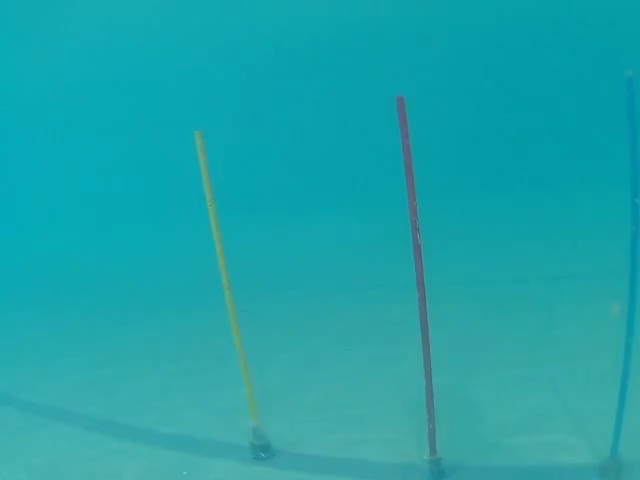
#> input picture frame 161 of dataset.mp4, 640 x 480 px
$ python angle.py
#> lines starting #> are read from the running program, lines starting #| are printed output that depends on the picture; after the words box and inside, x2 and y2 are one past the last pixel; in counts of white or black regions, pixels touching at a corner belong together
#> further down, frame is the input picture: shape (480, 640, 3); mean B, G, R 169.7, 163.8, 28.9
# [81 lines of commented-out code are left out]


import cv2
import numpy as np

def color_correction(frame):
    b, g, r = cv2.split(frame)
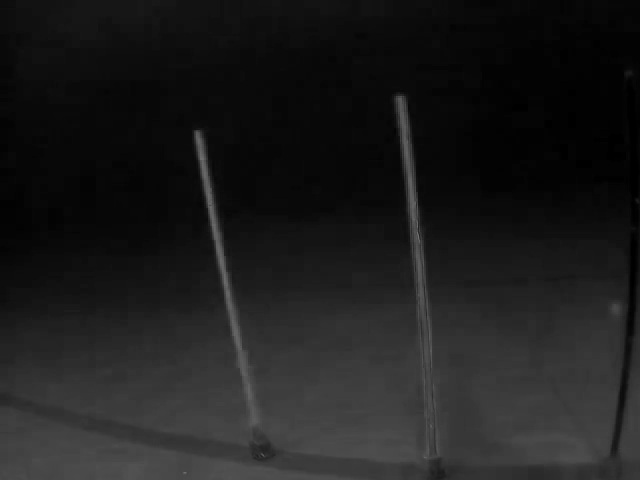
#> r: shape (480, 640); min 0, max 115, mean 28.9
    b = cv2.normalize(b, None, 0, 255, cv2.NORM_MINMAX)
    g = cv2.normalize(g, None, 0, 255, cv2.NORM_MINMAX)
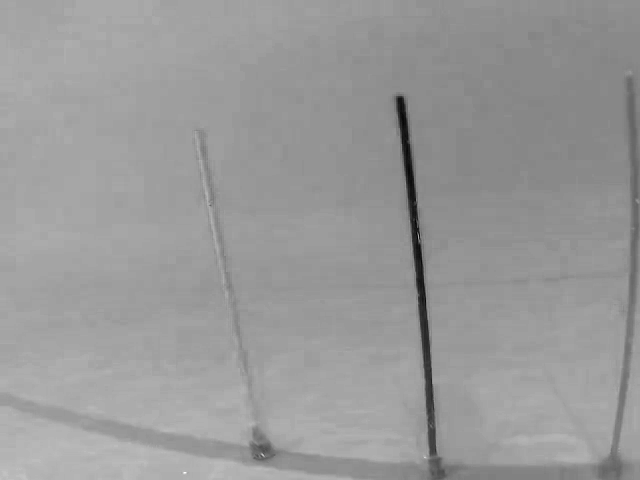
#> g: shape (480, 640); min 0, max 255, mean 153.3
    r = cv2.normalize(r, None, 0, 255, cv2.NORM_MINMAX)
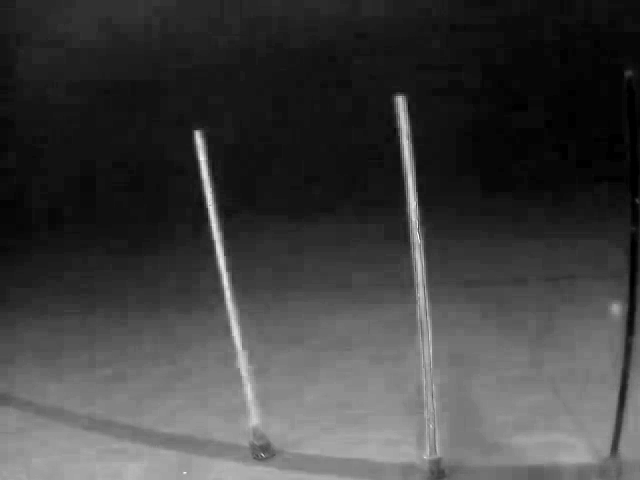
#> r: shape (480, 640); min 0, max 255, mean 64.1
    corrected = cv2.merge((b, g, r))
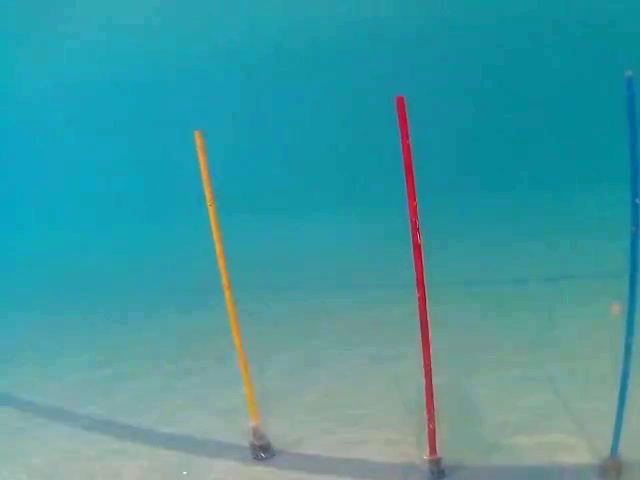
#> corrected: shape (480, 640, 3); mean B, G, R 161.5, 153.3, 64.1
    return corrected


def apply_clahe(frame):
    lab = cv2.cvtColor(frame, cv2.COLOR_BGR2LAB)
    l, a, b = cv2.split(lab)
    clahe = cv2.createCLAHE(clipLimit=2.0, tileGridSize=(8, 8))
    l = clahe.apply(l)
    merged = cv2.merge((l, a, b))
    enhanced_bgr_image = cv2.cvtColor(merged, cv2.COLOR_LAB2BGR)
    return enhanced_bgr_image


def detect_poles_multistage(frame_normalized):
    # STAGE 1: Edge Detection - Find vertical structures
    gray = cv2.cvtColor(frame_normalized, cv2.COLOR_BGR2GRAY)
    edges = cv2.Canny(gray, 50, 150)
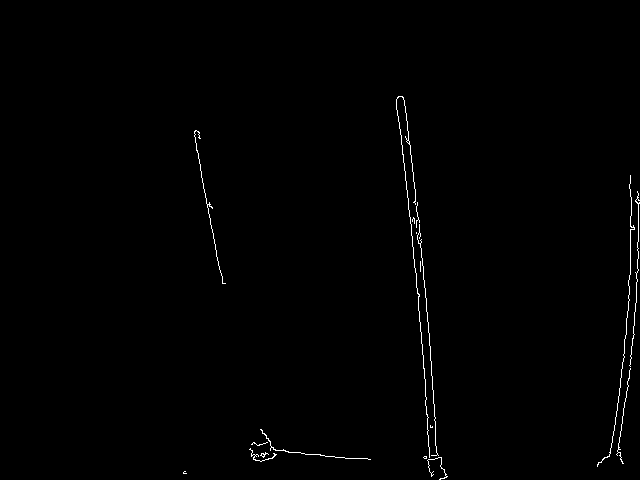
#> edges: shape (480, 640); 0.62% white in thin lines or dots, all inside (x1, y1, x2, y2) = (183, 96, 640, 480)

    # Dilate edges slightly to connect nearby edge pixels
    kernel_edge = np.ones((3, 1), np.uint8)  # Vertical kernel
    edges_dilated = cv2.dilate(edges, kernel_edge, iterations=2)
#> edges_dilated: shape (480, 640); 1.2% white; 7 white regions (1 under 20 px), largest, box (x1, y1, x2, y2) and area: (396, 94, 448, 480) 1450, (249, 427, 371, 464) 912, (597, 173, 635, 469) 506, (616, 189, 640, 466) 498, (194, 128, 226, 286) 361, (183, 469, 187, 476) 25

    # STAGE 2: Color Detection in HSV
    hsv_image = cv2.cvtColor(frame_normalized, cv2.COLOR_BGR2HSV)
#> hsv_image: shape (480, 640, 3); mean H, S, V 89.5, 158.1, 165.8

    # Yellow pole
    lower_yellow = np.array([92, 150, 100])
    upper_yellow = np.array([98, 255, 190])
    yellow_mask = cv2.inRange(hsv_image, lower_yellow, upper_yellow)
#> yellow_mask: shape (480, 640); 53.5% white; 34 black regions (9 under 20 px), largest, box (x1, y1, x2, y2) and area: (0, 92, 640, 480) 129757, (0, 112, 112, 242) 8636, (16, 72, 82, 106) 1028

    # Cyan/Blue pole
    lower_cyan = np.array([25, 140, 90])
    upper_cyan = np.array([40, 220, 225])
    cyan_mask = cv2.inRange(hsv_image, lower_cyan, upper_cyan)
#> cyan_mask: shape (480, 640); 0% white in thin lines or dots, all inside (x1, y1, x2, y2) = (230, 302, 252, 410)

    # Red pole
    lower_red1 = np.array([0, 90, 90])
    upper_red1 = np.array([7, 220, 195])
    red_mask1 = cv2.inRange(hsv_image, lower_red1, upper_red1)
#> red_mask1: shape (480, 640); 0.04% white in thin lines or dots, all inside (x1, y1, x2, y2) = (422, 292, 436, 456)

    lower_red2 = np.array([168, 90, 90])
    upper_red2 = np.array([178, 220, 195])
    red_mask2 = cv2.inRange(hsv_image, lower_red2, upper_red2)
#> red_mask2: shape (480, 640); 0.6% white; 17 white regions (7 under 20 px), largest, box (x1, y1, x2, y2) and area: (410, 203, 436, 456) 1420, (400, 96, 408, 138) 91, (408, 154, 414, 184) 56
    red_mask = cv2.bitwise_or(red_mask1, red_mask2)
#> red_mask: shape (480, 640); 0.64% white; 15 white regions (5 under 20 px), largest, box (x1, y1, x2, y2) and area: (410, 203, 436, 456) 1561, (400, 96, 408, 138) 91, (408, 154, 414, 184) 56

    # Combine color masks
    color_mask = cv2.bitwise_or(yellow_mask, cyan_mask)
#> color_mask: shape (480, 640); 53.5% white; 34 black regions (9 under 20 px), largest, box (x1, y1, x2, y2) and area: (0, 92, 640, 480) 129749, (0, 112, 112, 242) 8636, (16, 72, 82, 106) 1028
    color_mask = cv2.bitwise_or(color_mask, red_mask)
#> color_mask: shape (480, 640); 54.2% white; 43 black regions (18 under 20 px), largest, box (x1, y1, x2, y2) and area: (0, 92, 640, 480) 127744, (0, 112, 112, 242) 8636, (16, 72, 82, 106) 1028

    # STAGE 3: LAB Color Space - Better for underwater
    lab_image = cv2.cvtColor(frame_normalized, cv2.COLOR_BGR2LAB)
#> lab_image: shape (480, 640, 3); mean of channels 0, 1, 2 151.4, 108, 117
    l, a, b = cv2.split(lab_image)
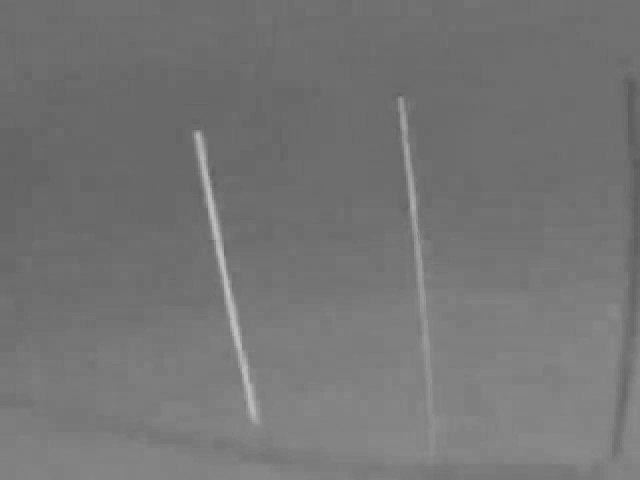
#> b: shape (480, 640); min 91, max 193, mean 117

    # Poles tend to have high saturation in A and B channels
    a_thresh = cv2.threshold(cv2.absdiff(a, 128), 20, 255, cv2.THRESH_BINARY)[1]
#> a_thresh: shape (480, 640); 67.6% white; 37 black regions (23 under 20 px), largest, box (x1, y1, x2, y2) and area: (0, 72, 640, 480) 98200, (392, 92, 418, 204) 492, (352, 280, 368, 288) 128
    b_thresh = cv2.threshold(cv2.absdiff(b, 128), 20, 255, cv2.THRESH_BINARY)[1]
#> b_thresh: shape (480, 640); 15.8% white; 46 white regions (21 under 20 px), largest, box (x1, y1, x2, y2) and area: (0, 48, 320, 424) 43401, (622, 72, 640, 312) 2612, (400, 98, 424, 312) 737
    lab_mask = cv2.bitwise_or(a_thresh, b_thresh)
#> lab_mask: shape (480, 640); 69.2% white; 69 black regions (41 under 20 px), largest, box (x1, y1, x2, y2) and area: (0, 206, 640, 480) 92426, (402, 94, 418, 204) 288, (216, 296, 230, 328) 184

    # STAGE 4: Combine all evidence (edges + color + LAB)
    # Voting system: if 2 out of 3 agree, it's likely a pole
    combined = np.zeros_like(edges_dilated)
    combined = cv2.bitwise_or(combined, cv2.bitwise_and(edges_dilated, color_mask))
#> combined: shape (480, 640); 0.31% white in thin lines or dots, all inside (x1, y1, x2, y2) = (194, 96, 639, 456)
    combined = cv2.bitwise_or(combined, cv2.bitwise_and(edges_dilated, lab_mask))
#> combined: shape (480, 640); 0.51% white in thin lines or dots, all inside (x1, y1, x2, y2) = (194, 94, 640, 456)
    combined = cv2.bitwise_or(combined, cv2.bitwise_and(color_mask, lab_mask))
#> combined: shape (480, 640); 54.1% white; 67 black regions (40 under 20 px), largest, box (x1, y1, x2, y2) and area: (0, 92, 640, 480) 127944, (0, 112, 112, 242) 8636, (16, 72, 82, 106) 1028

    # STAGE 5: Morphology to clean up and connect segments
    kernel_morph = np.ones((5, 3), np.uint8)  # Vertical kernel
    combined = cv2.morphologyEx(combined, cv2.MORPH_CLOSE, kernel_morph)
#> combined: shape (480, 640); 54.7% white; 45 black regions (4 under 20 px), largest, box (x1, y1, x2, y2) and area: (0, 130, 640, 480) 125482, (0, 112, 112, 242) 8626, (16, 72, 82, 104) 951
    combined = cv2.morphologyEx(combined, cv2.MORPH_OPEN, kernel_morph)
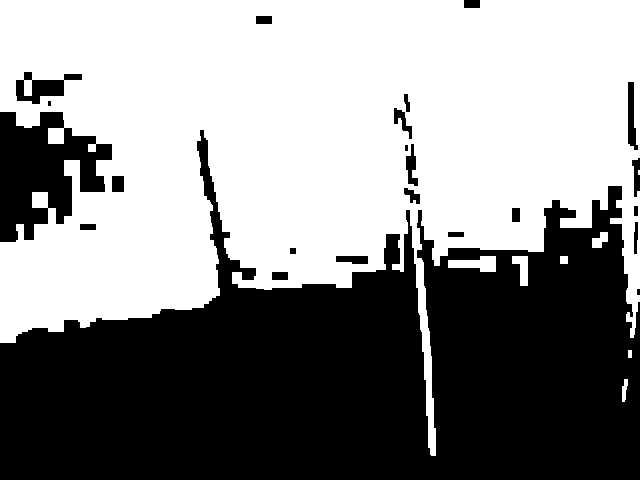
#> combined: shape (480, 640); 54.4% white; 23 black regions (3 under 20 px), largest, box (x1, y1, x2, y2) and area: (0, 130, 640, 480) 127798, (0, 112, 112, 242) 8626, (16, 72, 82, 104) 951

    return combined


VIDEO_PATH = "dataset.mp4"
HORIZONTAL_FOV_DEG = 100

capture = cv2.VideoCapture(VIDEO_PATH)
if not capture.isOpened():
    print("Error opening video")
    exit()

while True:
    ret, frame = capture.read()
    if not ret:
        break

    cv2.imshow("Before color correction", frame)

    frame_normalized = color_correction(frame)
    cv2.imshow("After color correction", frame_normalized)

    # Multi-stage pole detection - output is the final mask
    poles_mask = detect_poles_multistage(frame_normalized)

    cv2.imshow("Poles Mask", poles_mask)


capture.release()
cv2.destroyAllWindows()

$ run again, starting later in the video
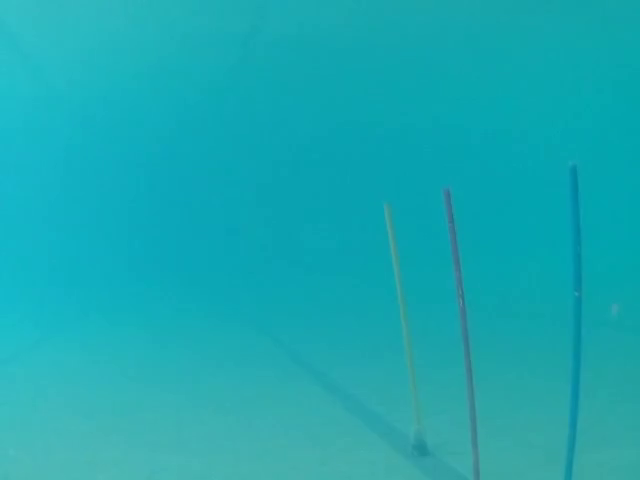
#> input picture frame 726 of dataset.mp4, 640 x 480 px
#> frame is the input picture: shape (480, 640, 3); mean B, G, R 178.3, 169.5, 26
#> in detect_poles_multistage, `edges = cv2.Canny(gray, 50, 150)`:
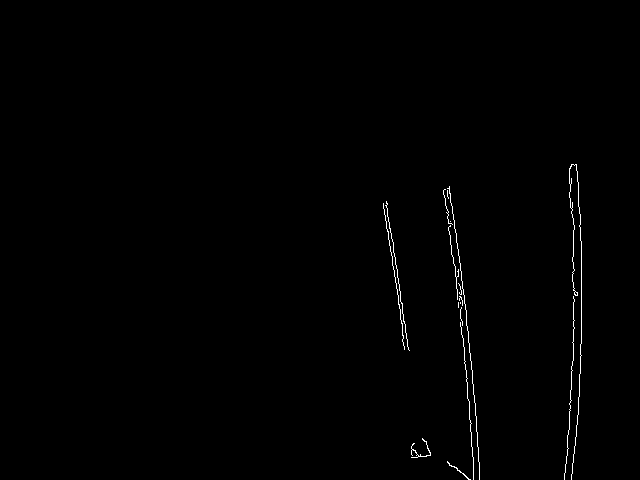
#> edges: shape (480, 640); 0.56% white in thin lines or dots, all inside (x1, y1, x2, y2) = (383, 164, 582, 480)
#> edges_dilated: shape (480, 640); 0.91% white in thin lines or dots, all inside (x1, y1, x2, y2) = (383, 162, 582, 480)
#> hsv_image: shape (480, 640, 3); mean H, S, V 79.8, 166.8, 185.1
#> yellow_mask: shape (480, 640); 2.2% white; 16 white regions (8 under 20 px), largest, box (x1, y1, x2, y2) and area: (152, 166, 238, 272) 4827, (566, 162, 584, 290) 1313, (571, 384, 578, 430) 175
#> cyan_mask: shape (480, 640); 0.08% white in thin lines or dots, all inside (x1, y1, x2, y2) = (388, 210, 420, 424)
#> red_mask1: shape (480, 640); 0.15% white; 19 white regions (15 under 20 px), largest, box (x1, y1, x2, y2) and area: (464, 322, 472, 386) 209, (457, 270, 464, 302) 89, (472, 444, 478, 452) 27, (472, 418, 476, 428) 24
#> red_mask2: shape (480, 640); 0.14% white in thin lines or dots, all inside (x1, y1, x2, y2) = (444, 192, 466, 342)
#> red_mask: shape (480, 640); 0.29% white; 20 white regions (13 under 20 px), largest, box (x1, y1, x2, y2) and area: (460, 304, 472, 386) 355, (454, 265, 464, 302) 178, (448, 211, 456, 242) 94
#> lab_image: shape (480, 640, 3); mean of channels 0, 1, 2 174.3, 95, 129.5
#> a_thresh: shape (480, 640); 89.2% white; 22 black regions (11 under 20 px), largest, box (x1, y1, x2, y2) and area: (0, 204, 474, 480) 25428, (464, 294, 570, 480) 4172, (570, 432, 624, 480) 1835
#> b_thresh: shape (480, 640); 12% white; 49 white regions (22 under 20 px), largest, box (x1, y1, x2, y2) and area: (386, 206, 568, 480) 12992, (0, 428, 432, 480) 12818, (574, 366, 640, 480) 6270
#> lab_mask: shape (480, 640); 96.4% white; 47 black regions (25 under 20 px), largest, box (x1, y1, x2, y2) and area: (0, 432, 198, 476) 3988, (168, 416, 320, 458) 2516, (362, 416, 440, 480) 1533
#> in detect_poles_multistage, `combined = cv2.morphologyEx(combined, cv2.MORPH_OPEN, kernel_morph)`:
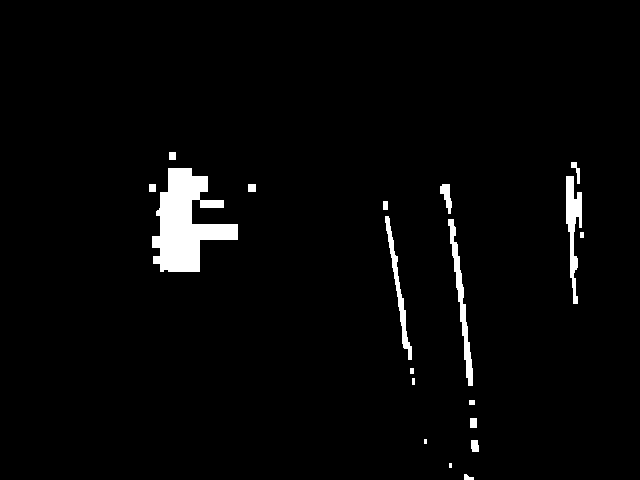
#> combined: shape (480, 640); 2.7% white; 19 white regions (2 under 20 px), largest, box (x1, y1, x2, y2) and area: (152, 168, 238, 272) 4809, (566, 176, 582, 304) 1009, (448, 219, 473, 386) 986

$ run again, starting later in the video
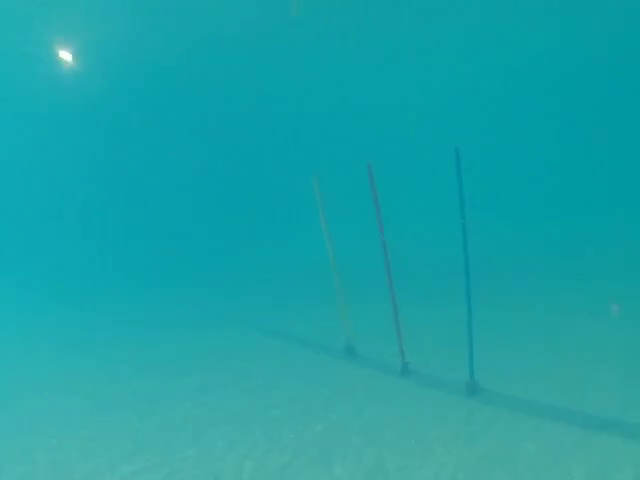
#> input picture frame 1291 of dataset.mp4, 640 x 480 px
#> frame is the input picture: shape (480, 640, 3); mean B, G, R 167.4, 161.7, 27.8
#> in detect_poles_multistage, `edges = cv2.Canny(gray, 50, 150)`:
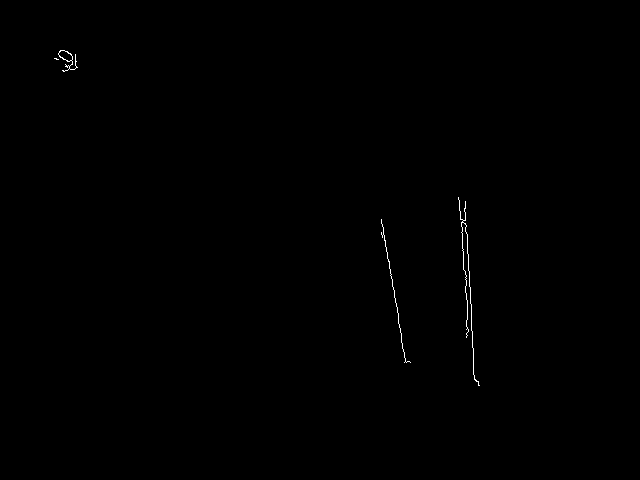
#> edges: shape (480, 640); 0.19% white in thin lines or dots, all inside (x1, y1, x2, y2) = (54, 50, 480, 386)
#> edges_dilated: shape (480, 640); 0.36% white; 3 white regions, box (x1, y1, x2, y2) and area: (458, 195, 480, 388) 513, (54, 48, 78, 74) 313, (381, 217, 411, 365) 291
#> hsv_image: shape (480, 640, 3); mean H, S, V 76.5, 173.7, 72.7
#> yellow_mask: shape (480, 640); every value is 0
#> cyan_mask: shape (480, 640); 0% white in thin lines or dots, all inside (x1, y1, x2, y2) = (60, 59, 61, 60)
#> lab_image: shape (480, 640, 3); mean of channels 0, 1, 2 70.1, 110.8, 131.5
#> a_thresh: shape (480, 640); 10.4% white; 131 white regions (59 under 20 px), largest, box (x1, y1, x2, y2) and area: (0, 272, 128, 400) 7977, (384, 8, 608, 144) 7961, (0, 0, 80, 80) 3406
#> b_thresh: shape (480, 640); 5% white; 40 white regions (27 under 20 px), largest, box (x1, y1, x2, y2) and area: (336, 410, 640, 480) 12634, (544, 366, 592, 406) 1012, (576, 352, 640, 387) 717
#> in detect_poles_multistage, `lab_mask = cv2.bitwise_or(a_thresh, b_thresh)`:
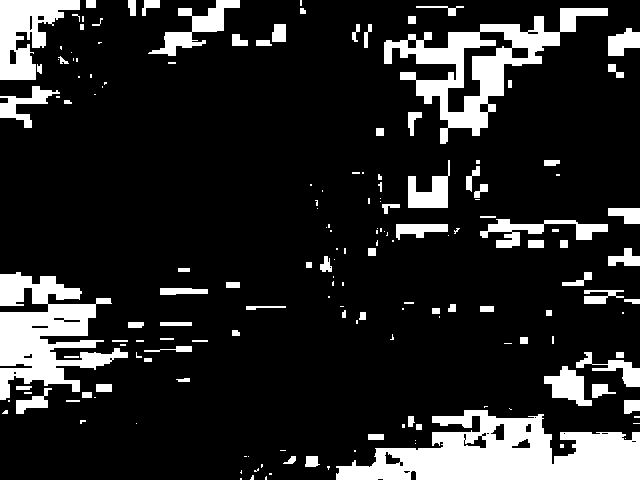
#> lab_mask: shape (480, 640); 15.4% white; 170 white regions (85 under 20 px), largest, box (x1, y1, x2, y2) and area: (336, 410, 640, 480) 12634, (0, 272, 128, 400) 7977, (384, 8, 608, 144) 7961
